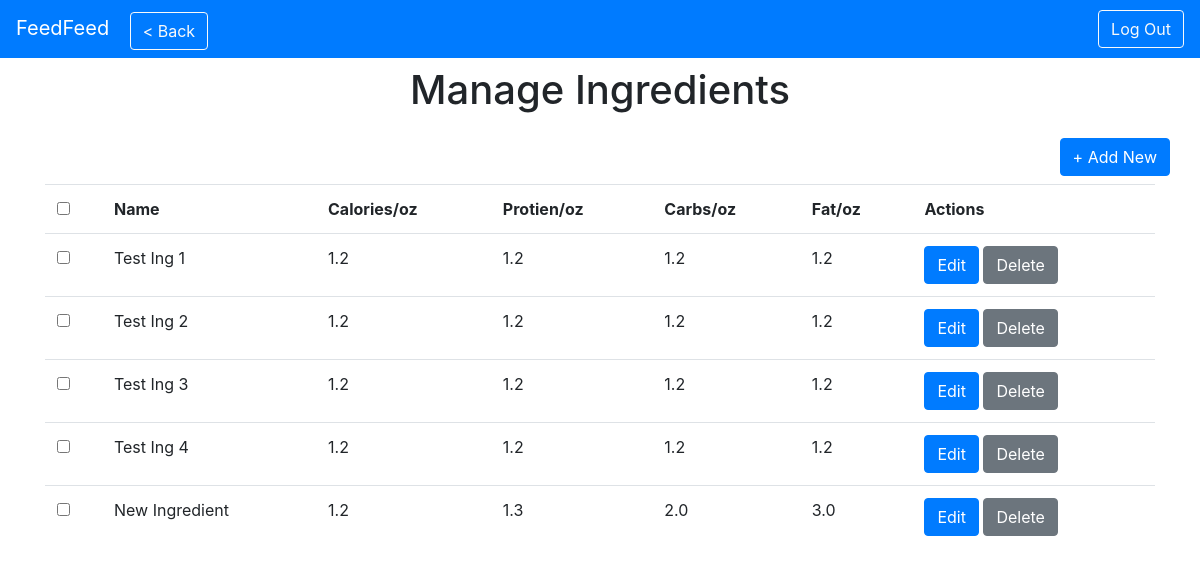
The page /dash/ingredients/ on the database as committed earlier.
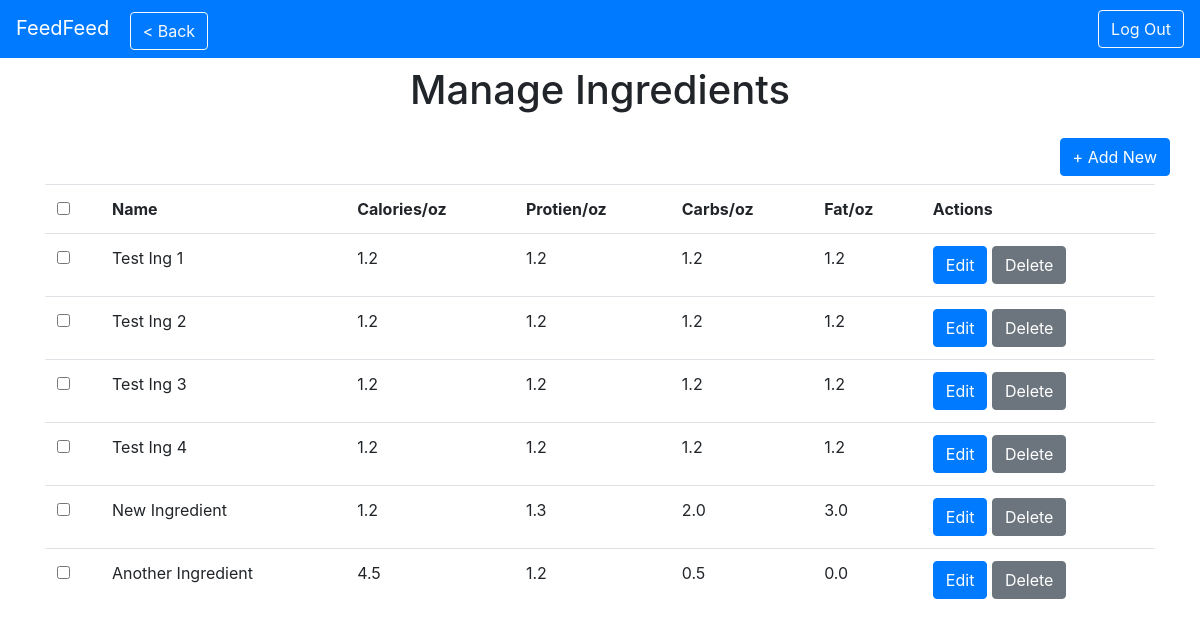
The same page on the database as committed later.
### tables this page shows
CREATE TABLE "Ingredient" (
	"id"	INTEGER,
	"calories"	REAL,
	"protein"	REAL,
	"carbs"	REAL,
	"fat"	REAL,
	"is_meal"	INTEGER,
	"name"	TEXT,
	PRIMARY KEY("id")
);

### server.py (the view)
@app.route("/dash/ingredients/")
def adminIngredientManager():
    ingData = dict()
    c = get_db().cursor()
    t = c.execute("""
        SELECT id, name, calories, protein, carbs, fat FROM Ingredient;
    """).fetchall()
    for record in t:
        ingData[record[0]] = Ingredient(record[0], record[1], record[2], record[3], record[4], record[5], False)
    return render_template("admin_ingredients.html",
                            username="Administrator",
                            uiSectionName="Ingredients",
                            showBackButton=True,
                            backLink=url_for("adminHome"),
                            tableData = ingData)

### server.py (called while the page is built)
def get_db():
    db = getattr(g, "_database", None)
    if db is None:
        db = g._database = sqlite3.connect(DATABASE)
    return db

@app.teardown_appcontext
def close_connection(exception):
    db = getattr(g, "_database", None)
    if db is not None:
        db.close()

### templates/admin_ingredients.html (shortened to what this page needs)
{% extends "admin_base.html" %}
{% block resources %}
{{super()}}
{% endblock %}
{% block main %}
<div class="container">
    <h1 class="text-center py-3">Manage Ingredients</h1>
    <div class="row justify-content-end mb-2">
        <a class="btn btn-primary newItemButton" href="{{url_for('adminEditIngredient')}}?action=New">+ Add New</a>
    </div>
    <table id="data-table" class="table table-hover">
        <tbody>
            <tr class="tHead">
                <th><input type="checkbox"></th>
                <th>Name</th>
                <th>Calories/oz</th>
                <th>Protien/oz</th>
                <th>Carbs/oz</th>
                <th>Fat/oz</th>
                <th>Actions</th>
            </tr>
            {% for id, val in tableData.items() %}
            <tr class="tData">
                <td><input class="dataCheck" name="{{id}}" type="checkbox"></td>
                <td>{{val.name}}</td>
                <td>{{val.calories}}</td>
                <td>{{val.protein}}</td>
                <td>{{val.carbs}}</td>
                <td>{{val.fat}}</td>
                <td>
                    <a class="btn btn-primary" href="{{url_for('adminEditIngredient')}}?action=Edit&id={{id}}">Edit</a>
                    <button class="btn btn-secondary">Delete</button>
                </td>
            </tr>
            {% endfor %}
        </tbody>
    </table>
</div>
{% endblock %}

### templates/admin_base.html (shortened to what this page needs)
<!DOCTYPE html>
<html lang="en">
    <head>
        {% block bootstrap %}
        <link rel="stylesheet" href="https://maxcdn.bootstrapcdn.com/bootstrap/4.5.2/css/bootstrap.min.css">
        {% endblock %}
        {% block resources %}
        <link rel="stylesheet" type="text/css" href="/static/styles/admin_style.css">
        {% endblock %}
    </head>
    <body>
        {% block navBar %}
        <nav class="navbar fixed-top navbar-expand-lg navbar-dark bg-primary justify-content-between">
            <div>
                <a class="navbar-brand" href="{{url_for('adminHome')}}">FeedFeed</a>
                {% if showBackButton %}
                <a href="{{backLink}}" class="btn btn-outline-light">< Back</a>
                {%endif%}
            </div>
            <button type="button" class="btn btn-outline-light">Log Out</button>
        </nav>
        {% endblock %}
        <main id="mainContent">
            {% block main %}
            {% endblock %}
        </main>
    </body>
</html>

### static/styles/admin_style.css (style rules this page uses)
#mainContent { margin-top: 50px; }
.newItemButton { max-width: 200px; }

Rows that differ between the two databases and show on the page:
added Ingredient: name "Another Ingredient", calories "4.5", protein "1.2", carbs "0.5", fat "0.0"
Other text that changed with them:
new list line: "☐ Edit Delete"
